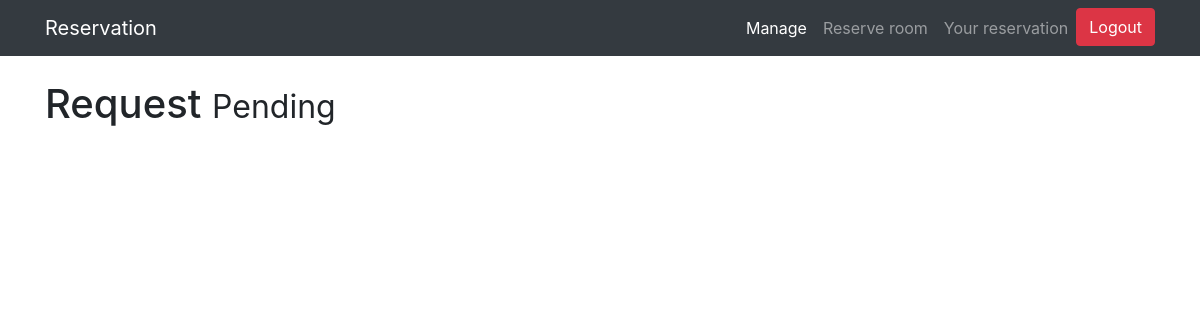
Page /reservation_manage/ (signed in) on the earlier database version.
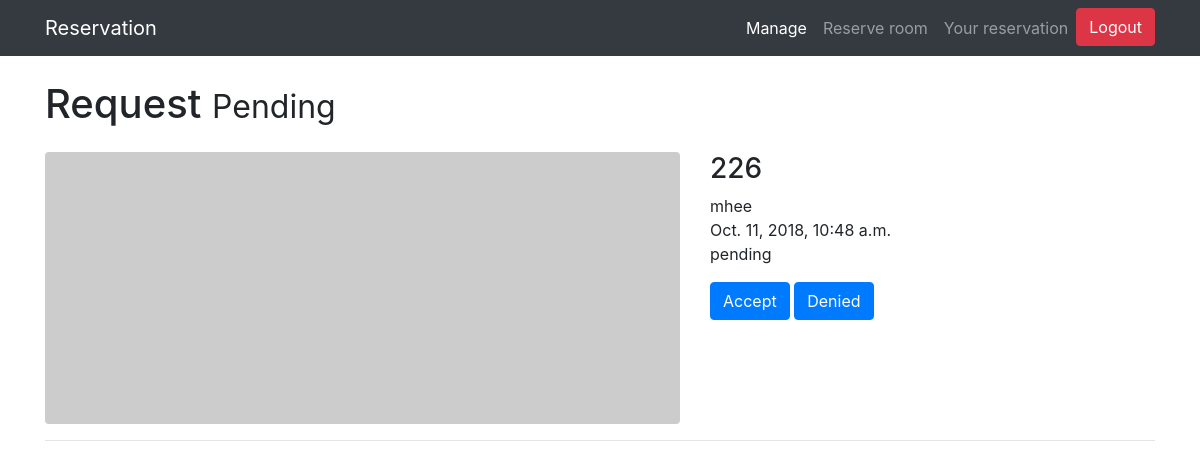
Same page on the later database version.
### blog/models.py (models this page shows, shortened)
class reservation(models.Model):
    student = models.ForeignKey(Employee, related_name = "student" , on_delete=models.CASCADE ,blank = True,null=True)
    teacher = models.ForeignKey(Employee, related_name = "teacher" , on_delete=models.CASCADE ,blank = True,null=True)
    staff = models.ForeignKey(Employee, related_name = "staff" , on_delete=models.CASCADE ,blank = True,null=True)
    room = models.ForeignKey(room , related_name = "room" , on_delete=models.CASCADE)
    status_list = (("pending" , "pending"), ("accepted" , "accepted"), ("accepted-pending" , "accepted-pending"), ("denied" , "denied"), ("denied-pending" , "denied-pending") )
    reason_of_reserve = models.CharField(max_length = 300 , default = "reason")
    status = models.CharField(max_length = 20 , default = 'pending', choices=status_list)
    day_of_reserve = models.DateTimeField(default=timezone.now)
    duration_begin =  models.DateTimeField(default=timezone.now)
    duration_end =  models.DateTimeField(default=timezone.now)
    objects = BookManager()

class room(models.Model):
    roomname = models.CharField(max_length=100 , default = 'roomname')
    isavaliable = (('yes','yes') , ('no','no') , ('pending' , 'pending'))
    status = models.CharField(max_length = 10 , default = 'yes', choices=isavaliable)
    width = models.IntegerField(default = 0)
    height = models.IntegerField(default = 0)
    slug = models.SlugField(max_length=100 , default = 'roomname')
    svgpath = models.CharField(max_length = 3000 , default = "PATH")
    floor = models.IntegerField(default = 1)
    def __str__(self):
        return self.roomname

class Employee(models.Model):
    ROLE = (('student' , 'student') , ('staff' , 'staff') , ('teacher' , 'teacher') )
    user = models.OneToOneField(User, on_delete=models.CASCADE)
    firstname = models.CharField(max_length=100 , default='name')
    lastname = models.CharField(max_length=100 , default = 'lastname')
    role = models.CharField(max_length=100 , default = 'Student', choices=ROLE)
    def __str__(self):
        return self.user.username

### project/views.py (the view)
# urls.py: path('reservation_manage/' , views.managereservation , name = "reservation_manage"),
def managereservation(request):
    u = request.session['username']
    staff_obj = Employee.objects.get(user = User.objects.get(username = u)) #get user object teacher/staff
    if 'accepted' in request.GET or 'denied' in request.GET:
        action = 'accepted' if 'accepted' in request.GET else 'denied'
        reserve_id = int(request.GET[action]) #reservation id
        reserve = reservation.objects.get(id = reserve_id) #get reservation object that user selected
        actionReserve(action, reserve, staff_obj)
    temp_role = str (Employee.objects.get(user = User.objects.get(username = u)).role)
    if (temp_role == 'teacher' or temp_role == 'staff'):
        return render(request , "blog/reservation_manage.html",  {"res": reservation.objects.filter(status = "pending") | reservation.objects.filter(status = "accepted-pending") |
                                                                        reservation.objects.filter(status = "denied-pending")} )
    else:
        return render(request, "blog/home.html" , {})

### templates/blog/reservation_manage.html (shortened to what this page needs)
{% extends 'base.html' %}
{% block content %}
<div class="container">
    <h1 class="my-4">Request
        <small>Pending</small>
    </h1>
    {% for re in res %}
    <form action="" method="GET">
        <div class="row">
            <div class="col-md-7">
              <a>
                <img class="img-fluid rounded mb-3 mb-md-0" src="http://placehold.it/700x300?text=Your+room+here+(700x300)" alt="">
              </a>
            </div>
            <div class="col-md-5">
              <h3>{{ re.room }}</h3>
              <p>
                {{re.student}} <br>
                {{re.day_of_reserve}} <br>
                {{re.status}} <br>
              </p>
              <a class="btn btn-primary"  id="acceptBtn" value="{{ re.id }}" name="accept" href="">Accept</a>
              <a class="btn btn-primary" id="deniedBtn" value="{{ re.id }}" name="denied" href="#">Denied</a>
            </div>
        </div>
        <hr>
    </form>
    {% endfor %}
</div>
{% endblock %}

Differences in the rows shown:
added reservation: room "226", student "mhee", day_of_reserve "Oct. 11, 2018, 10:48 a.m.", status "pending", {{ re.id }} 26 (drawn)
